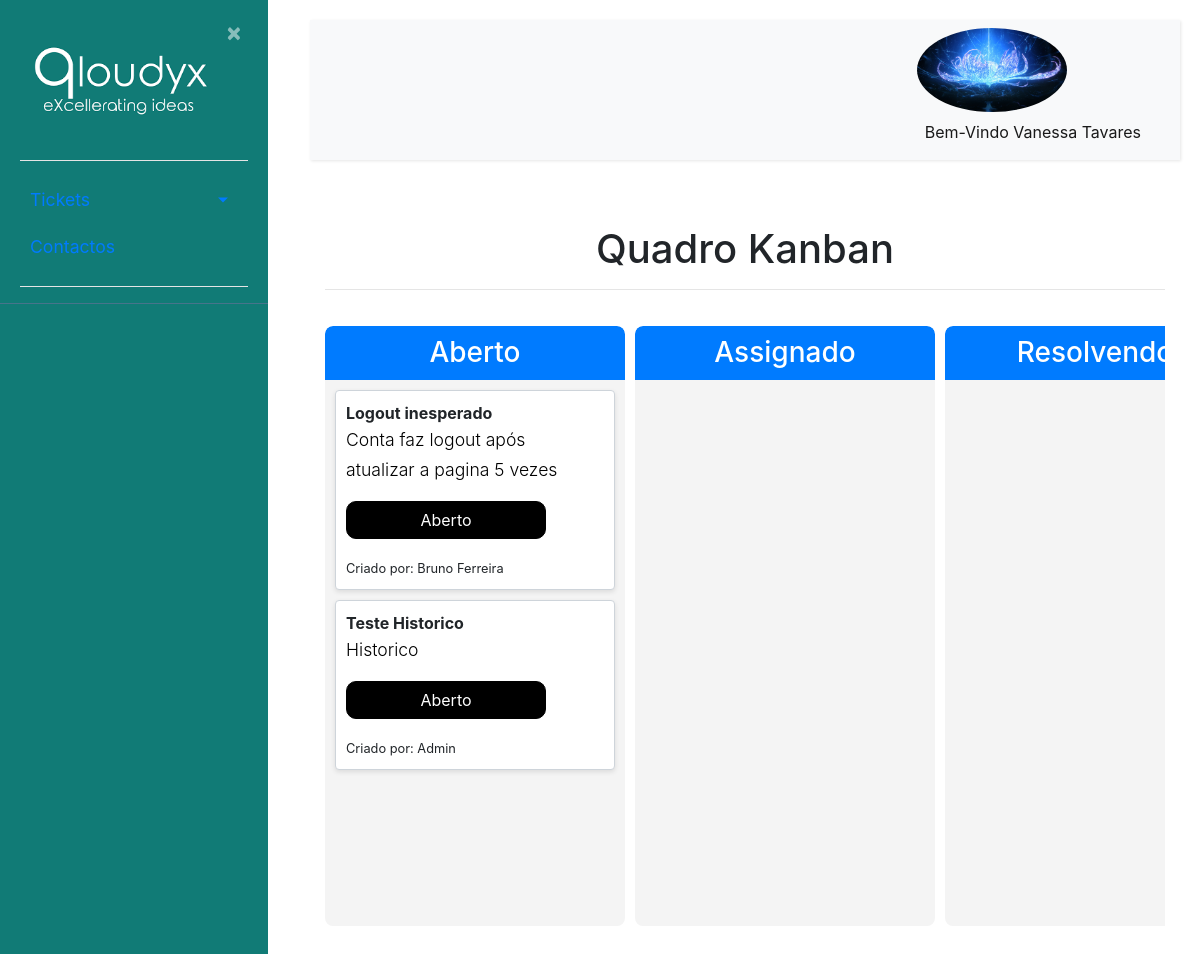
The app's page /kanban/ (signed in), older data.
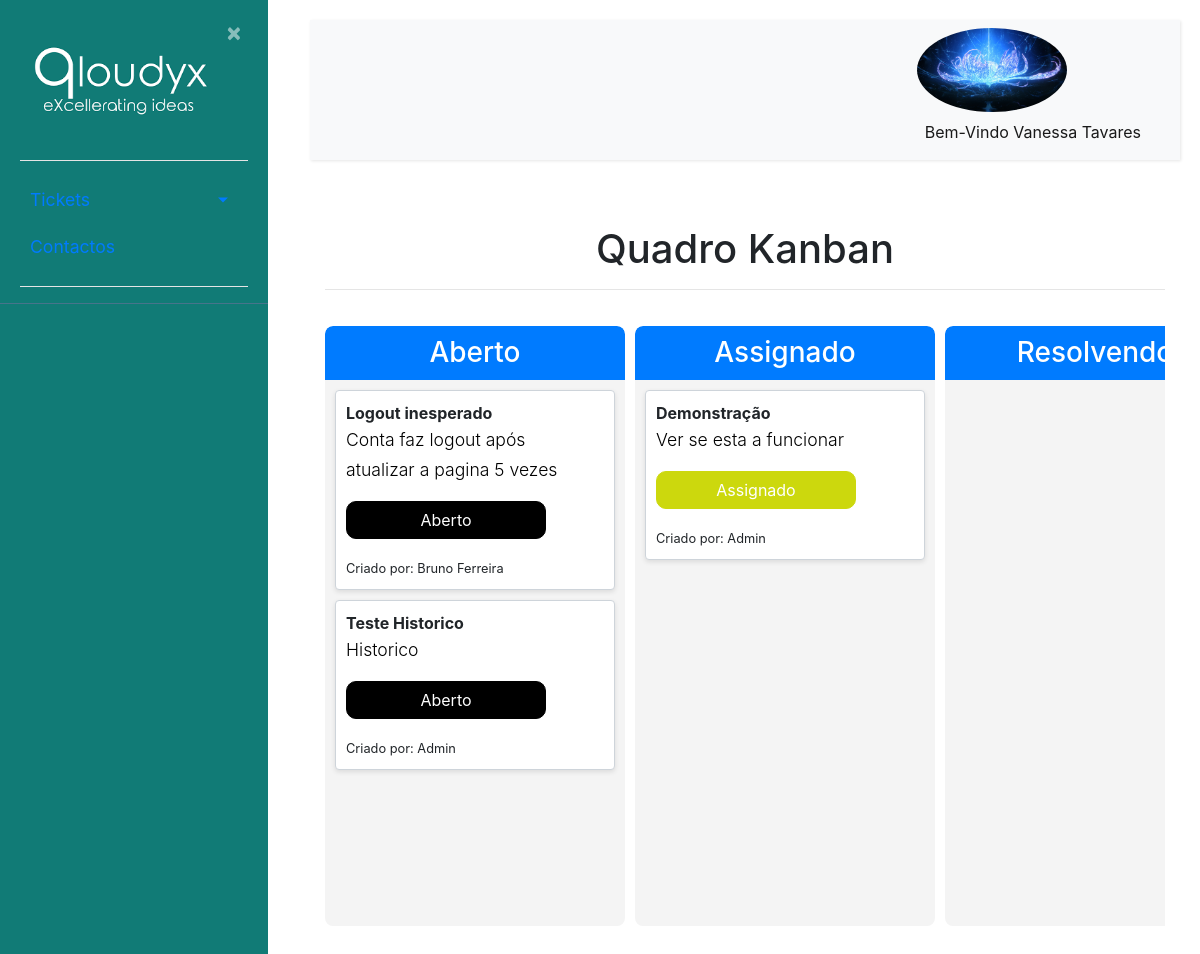
The same page, newer data.
### ticket/models.py (models this page shows, shortened)
class Estado(models.Model):
    estado = models.CharField(max_length=20)
    cor = models.CharField(max_length=30)
    font_color = models.CharField(max_length=30)
    descricao = models.CharField(max_length=300)

class Ticket(models.Model):
    uuid = models.UUIDField(default = uuid.uuid4)
    nome = models.CharField(max_length=50, verbose_name='Titulo')
    dataCriacao = models.DateTimeField(default=timezone.now(), verbose_name='Data de Criação')
    dataAtualizacao = models.DateTimeField(null=True ,default=timezone.now(), verbose_name='Atualizado a')
    descricao = models.CharField(max_length=300, verbose_name='Descrição')
    usuarios = models.ForeignKey(Usuarios, null = True, on_delete=models.CASCADE, related_name="responsavel", verbose_name='Responsável')
    app_tpPedidos = models.ForeignKey(Apps_tpPedidos, on_delete=models.CASCADE, verbose_name='Tipo de Problema')
    prioridade = models.ForeignKey(Prioridade, null = True , on_delete=models.CASCADE, verbose_name='Prioridade')
    resolucao = models.ForeignKey(Resolucao, null = True, on_delete=models.CASCADE, verbose_name='Resolução')
    comresolucao = models.CharField(max_length=200, null=True, verbose_name='Comentário de Resolução')
    id_Proprietario = models.ForeignKey(Usuarios, null = True, on_delete=models.CASCADE, related_name="criador", verbose_name='Criador do Ticket')
    estado = models.ForeignKey(Estado,null = True,default = 1, on_delete=models.CASCADE, verbose_name='Estado Atual')
    usuario_app = models.ForeignKey(Usuarios_Apps,null = True, on_delete=models.CASCADE)
    app = models.ForeignKey(Apps, on_delete=models.CASCADE)
    url = models.CharField(max_length=200, verbose_name="URL", null= True)

class Usuarios(AbstractBaseUser):
    uuid = models.UUIDField(default = uuid.uuid4)
    nome = models.CharField(max_length=100, unique=True,verbose_name='Utilizador')
    email = models.EmailField(verbose_name='E-mail')
    foto = models.ImageField(null=True, blank=True, upload_to='users/uploads/fotos',verbose_name='Foto')
    descricao = models.CharField(max_length=250, null=True)
    EscolhasRole = {
    ("Interno", "Interno"),
    ("Operador", "Operador"),
    ("Cliente", "Cliente"),
    }
    role = models.CharField(max_length=50,choices= EscolhasRole ,verbose_name='Cargo')
    entidade = models.ManyToManyField(Entidades, verbose_name='Entidades')
    telefone = PhoneNumberField(null=True, blank=False, unique=True, verbose_name='Telefone')
    date_of_birth = models.DateField(verbose_name='Data de Nascimento')
    is_active = models.BooleanField(default=True, verbose_name='Ativo?')
    is_admin = models.BooleanField(default=False, verbose_name='Admin?')
    objects = MyUserManager()
    USERNAME_FIELD = 'nome'
    REQUIRED_FIELDS = ['date_of_birth','email']
    def nomes_entidade(self):
            return ', '.join([a.nome for a in self.entidade.all()])
    nomes_entidade.short_description = "Entidades"

### ticket/views.py (the view)
# urls.py: path('kanban/', views.lista_kanban, name='listakanban'),
def lista_kanban(request):
    estados = Estado.objects.order_by("id")
    tickets_por_estado = {estado.estado: Ticket.objects.filter(estado=estado) for estado in estados}
    return render(request, 'ticket/listakanban.html', {
        'tickets_por_estado': tickets_por_estado,
        'estados': estados,
    })

### ticket/templates/ticket/listakanban.html (shortened to what this page needs)
{% extends "ticket/base.html" %}
{% block content %}
<head>
    <link rel="stylesheet" href="https://cdnjs.cloudflare.com/ajax/libs/normalize/8.0.1/normalize.min.css">
    <link rel="stylesheet" href="https://stackpath.bootstrapcdn.com/bootstrap/4.5.2/css/bootstrap.min.css">
</head>
<body>
<div class="container-fluid mt-4">
    <h1 class="text-center">Quadro Kanban</h1>
    <hr>
    <div class="kanban-board">
        {% for estado, tickets in tickets_por_estado.items %}
            <div class="kanban-column" id="estado-{{ estado }}">
                <h3>{{ estado }} {{ tickets_por_estado.font_color }}</h3>
                <div class="kanban-tickets" data-estado="{{ estado }}">
                    {% for ticket in tickets %}
                        <div class="kanban-card" id="ticket-{{ ticket.id }}" data-id="{{ ticket.id }}">
                            <strong>{{ ticket.nome }}</strong>
                            <p>{{ ticket.descricao|truncatewords:10 }}</p>
                            <p><button style="background-color:{{ticket.estado.font_color}}; border-color:{{ticket.estado.font_color}}; width:200px; border-radius: 10px;"type="button" class="btn btn-primary">{{ ticket.estado.estado }}</button></p>
                            <small>Criado por: {{ ticket.id_Proprietario.nome }}</small>
                        </div>
                    {% endfor %}
                </div>
            </div>
        {% endfor %}
    </div>
</div>
</body>
{% endblock content %}

Row changes from the older to the newer data that the page shows:
now on this page (row edited): Ticket: nome "Demonstração", descricao "Ver se esta a funcionar", estado.estado "Assignado", id_Proprietario.nome "Admin"
